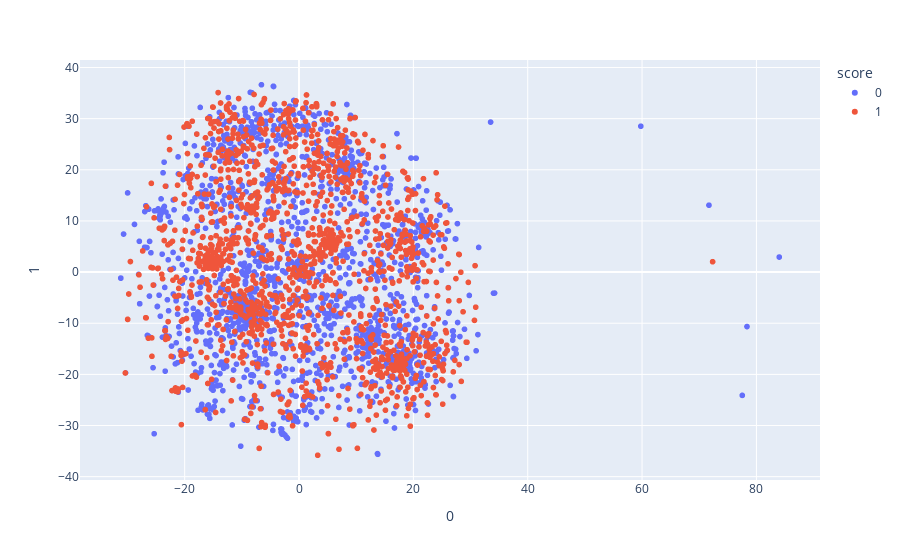

Notebook code cell kept with this figure:
### Markdown cell above
We try another dimension reduction : t-SNE

### Code cell
# use t-SNE to reduce the dimension and see the 2D plot 

import plotly.express as px
from sklearn.manifold import TSNE

features = df_counts.toarray()

tsne = TSNE(n_components=2, random_state=0)
projections = tsne.fit_transform(features)

fig = px.scatter(
    projections, x=0, y=1,
    color=df.score, labels={'color': 'score'}
)
fig.show()

### Figure 1 — Plotly figure (JSON) as saved in the notebook; plotly's stock layout.template omitted (floating-point values rounded to 4 significant figures; data arrays with more than 128 entries replaced by an {"elided": "..."} marker saying what was removed)
{"data": [{"hovertemplate": "score=0<br>0=%{x}<br>1=%{y}<extra></extra>", "legendgroup": "0", "marker": {"color": "#636efa", "symbol": "circle"}, "mode": "markers", "name": "0", "showlegend": true, "type": "scattergl", "x": {"elided": "1486 float values"}, "xaxis": "x", "y": {"elided": "1486 float values"}, "yaxis": "y"}, {"hovertemplate": "score=1<br>0=%{x}<br>1=%{y}<extra></extra>", "legendgroup": "1", "marker": {"color": "#EF553B", "symbol": "circle"}, "mode": "markers", "name": "1", "showlegend": true, "type": "scattergl", "x": {"elided": "1480 float values"}, "xaxis": "x", "y": {"elided": "1480 float values"}, "yaxis": "y"}], "layout": {"legend": {"title": {"text": "score"}, "tracegroupgap": 0}, "margin": {"t": 60}, "xaxis": {"anchor": "y", "domain": [0, 1], "title": {"text": "0"}}, "yaxis": {"anchor": "x", "domain": [0, 1], "title": {"text": "1"}}}}
